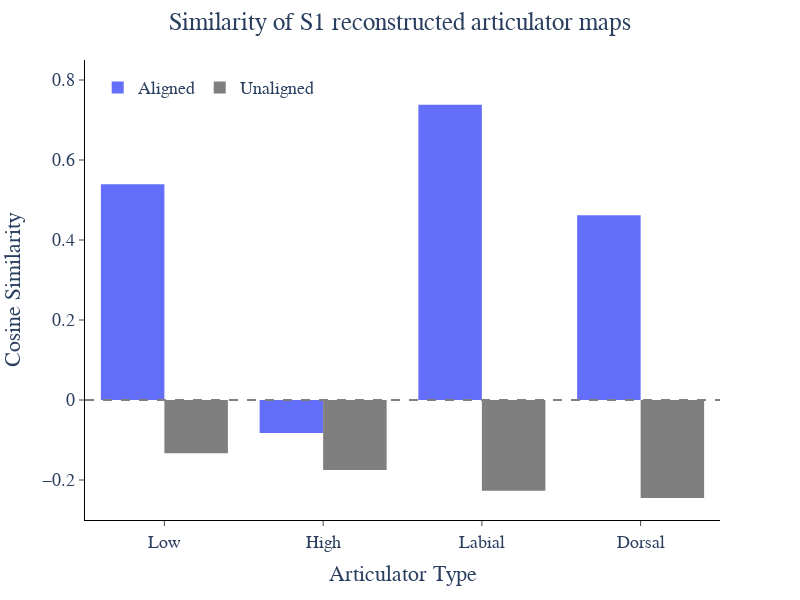

Notebook source saved alongside this figure:
### Code cell
fig = px.histogram(artic_sim_full_S1_df, x='Articulator', y="Cosine Similarity", color='Type', barmode='group', width=800, height=600, color_discrete_sequence=[px_colors[0], '#7F7F7F'])

fig.add_hline(y=0, line_dash='dash', line_color='grey')
fig.update_layout(
    plot_bgcolor='white',
    legend=dict(
        orientation='h',
        yanchor='top',
        y=0.98,
        xanchor='left',
        x=0.02,
        title_text=''
    ),
    title_text='Similarity of S1 reconstructed articulator maps',
    title_x=0.5,
    font=dict(size=18, family='Arial')
)
fig.update_xaxes(
    title='Articulator Type',
    mirror=False,
    ticks='outside',
    showline=True,
    linecolor='black',
    showgrid=False,
)
fig.update_yaxes(
    title='Cosine Similarity',
    mirror=False,
    ticks='outside',
    showline=True,
    linecolor='black',
    showgrid=False,
    range=[-0.3, 0.85],
)

fig.show()

### Figure 1 — Plotly figure (JSON) as saved in the notebook; plotly's stock layout.template omitted (floating-point values rounded to 4 significant figures)
{"data": [{"alignmentgroup": "True", "bingroup": "x", "histfunc": "sum", "hovertemplate": "Type=Aligned<br>Articulator=%{x}<br>sum of Cosine Similarity=%{y}<extra></extra>", "legendgroup": "Aligned", "marker": {"color": "#636EFA", "pattern": {"shape": ""}}, "name": "Aligned", "offsetgroup": "Aligned", "orientation": "v", "showlegend": true, "type": "histogram", "x": ["Low", "High", "Labial", "Dorsal"], "xaxis": "x", "y": [0.5392, -0.08231, 0.7382, 0.4619], "yaxis": "y"}, {"alignmentgroup": "True", "bingroup": "x", "histfunc": "sum", "hovertemplate": "Type=Unaligned<br>Articulator=%{x}<br>sum of Cosine Similarity=%{y}<extra></extra>", "legendgroup": "Unaligned", "marker": {"color": "#7F7F7F", "pattern": {"shape": ""}}, "name": "Unaligned", "offsetgroup": "Unaligned", "orientation": "v", "showlegend": true, "type": "histogram", "x": ["Low", "High", "Labial", "Dorsal"], "xaxis": "x", "y": [-0.1334, -0.1751, -0.2268, -0.2448], "yaxis": "y"}], "layout": {"barmode": "group", "font": {"family": "Arial", "size": 18}, "height": 600, "legend": {"orientation": "h", "title": {"text": ""}, "tracegroupgap": 0, "x": 0.02, "xanchor": "left", "y": 0.98, "yanchor": "top"}, "margin": {"t": 60}, "plot_bgcolor": "white", "shapes": [{"line": {"color": "grey", "dash": "dash"}, "type": "line", "x0": 0, "x1": 1, "xref": "x domain", "y0": 0, "y1": 0, "yref": "y"}], "title": {"text": "Similarity of S1 reconstructed articulator maps", "x": 0.5}, "width": 800, "xaxis": {"anchor": "y", "domain": [0, 1], "linecolor": "black", "mirror": false, "showgrid": false, "showline": true, "ticks": "outside", "title": {"text": "Articulator Type"}}, "yaxis": {"anchor": "x", "domain": [0, 1], "linecolor": "black", "mirror": false, "range": [-0.3, 0.85], "showgrid": false, "showline": true, "ticks": "outside", "title": {"text": "Cosine Similarity"}}}}
